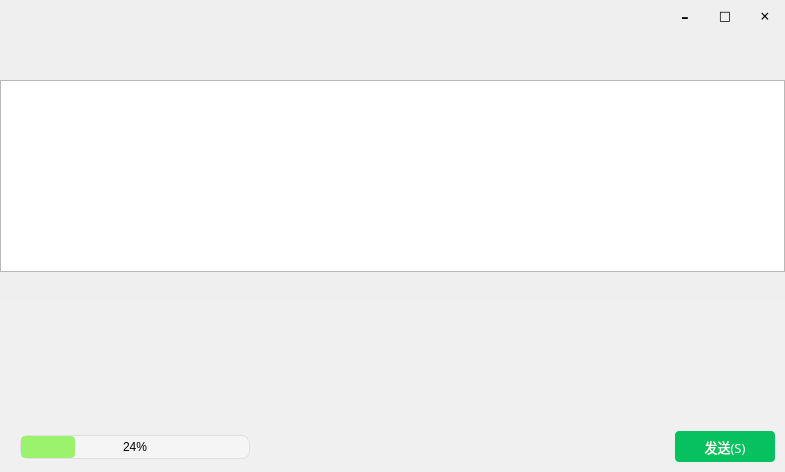
      <widget class="QWidget" name="stackedWidget3_chat">
       <layout class="QVBoxLayout" name="verticalLayout_5" stretch="0,0,0,0,0,0">
        <property name="spacing">
         <number>0</number>
        </property>
        <property name="leftMargin">
         <number>0</number>
        </property>
        <property name="topMargin">
         <number>0</number>
        </property>
        <property name="rightMargin">
         <number>0</number>
        </property>
        <property name="bottomMargin">
         <number>0</number>
        </property>
        <item>
         <widget class="QWidget" name="widget3_1" native="true">
          <property name="minimumSize">
           <size>
            <width>0</width>
            <height>30</height>
           </size>
          </property>
          <property name="maximumSize">
           <size>
            <width>16777215</width>
            <height>30</height>
           </size>
          </property>
          <layout class="QHBoxLayout" name="horizontalLayout">
           <property name="spacing">
            <number>0</number>
           </property>
           <property name="leftMargin">
            <number>0</number>
           </property>
           <property name="topMargin">
            <number>0</number>
           </property>
           <property name="rightMargin">
            <number>0</number>
           </property>
           <property name="bottomMargin">
            <number>0</number>
           </property>
           <item>
            <spacer name="horizontalSpacer">
             <property name="orientation">
              <enum>Qt::Orientation::Horizontal</enum>
             </property>
             <property name="sizeHint" stdset="0">
              <size>
               <width>385</width>
               <height>20</height>
              </size>
             </property>
            </spacer>
           </item>
           <item>
            <widget class="QWidget" name="widget3_1_1" native="true">
             <property name="sizePolicy">
              <sizepolicy hsizetype="Expanding" vsizetype="Expanding">
               <horstretch>0</horstretch>
               <verstretch>0</verstretch>
              </sizepolicy>
             </property>
             <property name="minimumSize">
              <size>
               <width>120</width>
               <height>30</height>
              </size>
             </property>
             <property name="maximumSize">
              <size>
               <width>120</width>
               <height>30</height>
              </size>
             </property>
             <layout class="QHBoxLayout" name="horizontalLayout_9">
              <property name="spacing">
               <number>0</number>
              </property>
              <property name="leftMargin">
               <number>0</number>
              </property>
              <property name="topMargin">
               <number>0</number>
              </property>
              <property name="rightMargin">
               <number>0</number>
              </property>
              <property name="bottomMargin">
               <number>0</number>
              </property>
              <item>
               <widget class="QPushButton" name="minimize_botton">
                <property name="enabled">
                 <bool>true</bool>
                </property>
                <property name="minimumSize">
                 <size>
                  <width>0</width>
                  <height>30</height>
                 </size>
                </property>
                <property name="maximumSize">
                 <size>
                  <width>16777215</width>
                  <height>30</height>
                 </size>
                </property>
                <property name="font">
                 <font>
                  <family>宋体</family>
                  <pointsize>18</pointsize>
                 </font>
                </property>
                <property name="styleSheet">
                 <string notr="true">#minimize_botton {
    /* 基础样式：无边框 + 四角圆角 + 透明背景 */
    border: none !important;                /* 彻底隐藏边框 */

    background: transparent !important;     /* 初始透明 */

    outline: none !important;               /* 去掉焦点框（QT默认点击后会有） */
}

/* 鼠标悬浮：比#F0F0F0稍深的灰色（#EBEBEB，过渡自然） */
#minimize_botton:hover {
    background-color: #DCDCDC !important;
}

/* 鼠标按下：更深一点的灰色（#DCDCDC，质感沉稳） */
#minimize_botton:pressed {
    background-color: #CCCCCC !important;
}</string>
                </property>
                <property name="text">
                 <string>-</string>
                </property>
               </widget>
              </item>
              <item>
               <widget class="QPushButton" name="maximize_botton">
                <property name="enabled">
                 <bool>true</bool>
                </property>
                <property name="minimumSize">
                 <size>
                  <width>0</width>
                  <height>30</height>
                 </size>
                </property>
                <property name="maximumSize">
                 <size>
                  <width>16777215</width>
                  <height>30</height>
                 </size>
                </property>
                <property name="font">
                 <font>
                  <family>黑体</family>
                  <pointsize>10</pointsize>
                  <bold>false</bold>
                 </font>
                </property>
                <property name="styleSheet">
                 <string notr="true">#maximize_botton {
    /* 基础样式：无边框 + 四角圆角 + 透明背景 */
    border: none !important;                /* 彻底隐藏边框 */

    background: transparent !important;     /* 初始透明 */

    outline: none !important;               /* 去掉焦点框（QT默认点击后会有） */
}

/* 鼠标悬浮：比#F0F0F0稍深的灰色（#EBEBEB，过渡自然） */
#maximize_botton:hover {
    background-color: #DCDCDC !important;
}

/* 鼠标按下：更深一点的灰色（#DCDCDC，质感沉稳） */
#maximize_botton:pressed {
    background-color: #CCCCCC !important;
}</string>
                </property>
                <property name="text">
                 <string>□</string>
                </property>
               </widget>
              </item>
              <item>
               <widget class="QPushButton" name="close_botton">
                <property name="enabled">
                 <bool>true</bool>
                </property>
                <property name="minimumSize">
                 <size>
                  <width>0</width>
                  <height>30</height>
                 </size>
                </property>
                <property name="maximumSize">
                 <size>
                  <width>16777215</width>
                  <height>30</height>
                 </size>
                </property>
                <property name="font">
                 <font>
                  <family>楷体</family>
                  <pointsize>12</pointsize>
                  <bold>false</bold>
                 </font>
                </property>
                <property name="styleSheet">
                 <string notr="true">#close_botton {
    /* 基础样式：无边框 + 四角圆角 + 透明背景 */
    border: none !important;                /* 彻底隐藏边框 */

    background: transparent !important;     /* 初始透明 */
    /* 右上角圆角8px（保持原始值，不×5） */
    border-top-right-radius: 8px !important;

    outline: none !important;               /* 去掉焦点框（QT默认点击后会有） */
}

/* 鼠标悬浮：比#F0F0F0稍深的灰色（#EBEBEB，过渡自然） */
#close_botton:hover {
    background-color: #E52222 !important;
    color: #FFFFFF !important; 
}

/* 鼠标按下：更深一点的灰色（#DCDCDC，质感沉稳） */
#close_botton:pressed {
    background-color: #D01E1E !important;
    color: #FFFFFF !important; 
}</string>
                </property>
                <property name="text">
                 <string>×</string>
                </property>
               </widget>
              </item>
             </layout>
            </widget>
           </item>
          </layout>
         </widget>
        </item>
        <item>
         <widget class="QWidget" name="widget3_2" native="true">
          <property name="minimumSize">
           <size>
            <width>0</width>
            <height>50</height>
           </size>
          </property>
          <property name="maximumSize">
           <size>
            <width>16777215</width>
            <height>50</height>
           </size>
          </property>
          <layout class="QHBoxLayout" name="horizontalLayout_6">
           <property name="spacing">
            <number>0</number>
           </property>
           <property name="leftMargin">
            <number>0</number>
           </property>
           <property name="topMargin">
            <number>0</number>
           </property>
           <property name="rightMargin">
            <number>0</number>
           </property>
           <property name="bottomMargin">
            <number>0</number>
           </property>
           <item>
            <widget class="QWidget" name="widget3_2_2" native="true">
             <property name="minimumSize">
              <size>
               <width>198</width>
               <height>0</height>
              </size>
             </property>
             <property name="maximumSize">
              <size>
               <width>200</width>
               <height>16777215</height>
              </size>
             </property>
             <layout class="QHBoxLayout" name="horizontalLayout_7">
              <property name="spacing">
               <number>0</number>
              </property>
              <property name="leftMargin">
               <number>20</number>
              </property>
              <property name="topMargin">
               <number>0</number>
              </property>
              <property name="rightMargin">
               <number>0</number>
              </property>
              <property name="bottomMargin">
               <number>10</number>
              </property>
              <item>
               <widget class="QLabel" name="person_name">
                <property name="font">
                 <font>
                  <pointsize>12</pointsize>
                 </font>
                </property>
                <property name="text">
                 <string/>
                </property>
               </widget>
              </item>
             </layout>
            </widget>
           </item>
           <item>
            <spacer name="horizontalSpacer3_2">
             <property name="orientation">
              <enum>Qt::Orientation::Horizontal</enum>
             </property>
             <property name="sizeHint" stdset="0">
              <size>
               <width>455</width>
               <height>20</height>
              </size>
             </property>
            </spacer>
           </item>
           <item>
            <widget class="QWidget" name="widget3_2_1" native="true">
             <property name="minimumSize">
              <size>
               <width>80</width>
               <height>50</height>
              </size>
             </property>
             <property name="maximumSize">
              <size>
               <width>80</width>
               <height>50</height>
              </size>
             </property>
            </widget>
           </item>
          </layout>
         </widget>
        </item>
        <item>
         <widget class="QWidget" name="widget3_3" native="true">
          <property name="font">
           <font>
            <family>方正粗黑宋简体</family>
            <pointsize>12</pointsize>
           </font>
          </property>
          <property name="styleSheet">
           <string notr="true">#widget3_3 {
    /* 浅灰色背景（保留原有） */
    background-color: #F0F0F0 !important;
    /* 仅显示上下边框，左右无边框（核心修改） */
    border-top: 0.5px solid #D6D6D6 !important;    /* 上边框：0.5px深灰实心 */
    border-bottom: 0.5px solid #D6D6D6 !important; /* 下边框：0.5px深灰实心 */
    border-left: none !important;                /* 左边框：隐藏 */
    border-right: none !important;               /* 右边框：隐藏 */
    /* 强制显示，排除隐藏/透明干扰（保留原有） */
    visibility: visible !important;
    opacity: 1 !important;
}</string>
          </property>
          <layout class="QHBoxLayout" name="horizontalLayout_8">
           <property name="spacing">
            <number>0</number>
           </property>
           <property name="leftMargin">
            <number>0</number>
           </property>
           <property name="topMargin">
            <number>0</number>
           </property>
           <property name="rightMargin">
            <number>0</number>
           </property>
           <property name="bottomMargin">
            <number>0</number>
           </property>
           <item>
            <widget class="QListView" name="chat_info_show">
             <property name="styleSheet">
              <string notr="true"/>
             </property>
            </widget>
           </item>
          </layout>
         </widget>
        </item>
        <item>
         <widget class="QWidget" name="widget3_4" native="true">
          <property name="minimumSize">
           <size>
            <width>0</width>
            <height>30</height>
           </size>
          </property>
          <property name="maximumSize">
           <size>
            <width>16777215</width>
            <height>30</height>
           </size>
          </property>
          <layout class="QHBoxLayout" name="horizontalLayout_4">
           <property name="spacing">
            <number>0</number>
           </property>
           <property name="leftMargin">
            <number>0</number>
           </property>
           <property name="topMargin">
            <number>0</number>
           </property>
           <property name="rightMargin">
            <number>0</number>
           </property>
           <property name="bottomMargin">
            <number>0</number>
           </property>
           <item>
            <spacer name="horizontalSpacer3_4">
             <property name="orientation">
              <enum>Qt::Orientation::Horizontal</enum>
             </property>
             <property name="sizeHint" stdset="0">
              <size>
               <width>385</width>
               <height>20</height>
              </size>
             </property>
            </spacer>
           </item>
           <item>
            <widget class="QWidget" name="widget3_1_2" native="true">
             <property name="sizePolicy">
              <sizepolicy hsizetype="Expanding" vsizetype="Expanding">
               <horstretch>0</horstretch>
               <verstretch>0</verstretch>
              </sizepolicy>
             </property>
             <property name="minimumSize">
              <size>
               <width>130</width>
               <height>30</height>
              </size>
             </property>
             <property name="maximumSize">
              <size>
               <width>150</width>
               <height>30</height>
              </size>
             </property>
             <widget class="QPushButton" name="filetran">
              <property name="enabled">
               <bool>true</bool>
              </property>
              <property name="geometry">
               <rect>
                <x>40</x>
                <y>0</y>
                <width>30</width>
                <height>30</height>
               </rect>
              </property>
              <property name="minimumSize">
               <size>
                <width>30</width>
                <height>30</height>
               </size>
              </property>
              <property name="maximumSize">
               <size>
                <width>30</width>
                <height>30</height>
               </size>
              </property>
              <property name="font">
               <font>
                <family>宋体</family>
                <pointsize>12</pointsize>
               </font>
              </property>
              <property name="styleSheet">
               <string notr="true">QPushButton#filetran {
    border-image: url(btnimage/文件上传.png) 0 0 0 0 stretch stretch;
    border: none;
    background-color: transparent;
    padding: 0px !important;
}</string>
              </property>
              <property name="text">
               <string/>
              </property>
             </widget>
             <widget class="QPushButton" name="getimage">
              <property name="enabled">
               <bool>true</bool>
              </property>
              <property name="geometry">
               <rect>
                <x>70</x>
                <y>0</y>
                <width>30</width>
                <height>30</height>
               </rect>
              </property>
              <property name="minimumSize">
               <size>
                <width>30</width>
                <height>30</height>
               </size>
              </property>
              <property name="maximumSize">
               <size>
                <width>30</width>
                <height>30</height>
               </size>
              </property>
              <property name="font">
               <font>
                <family>宋体</family>
                <pointsize>12</pointsize>
               </font>
              </property>
              <property name="styleSheet">
               <string notr="true">QPushButton#getimage {
    border-image: url(btnimage/截图.png) 0 0 0 0 stretch stretch;
    border: none;
    background-color: transparent;
    padding: 0px !important;
}</string>
              </property>
              <property name="text">
               <string/>
              </property>
             </widget>
             <widget class="QPushButton" name="chatrecord">
              <property name="enabled">
               <bool>true</bool>
              </property>
              <property name="geometry">
               <rect>
                <x>100</x>
                <y>0</y>
                <width>30</width>
                <height>30</height>
               </rect>
              </property>
              <property name="minimumSize">
               <size>
                <width>30</width>
                <height>30</height>
               </size>
              </property>
              <property name="maximumSize">
               <size>
                <width>30</width>
                <height>30</height>
               </size>
              </property>
              <property name="font">
               <font>
                <family>宋体</family>
                <pointsize>12</pointsize>
                <bold>false</bold>
               </font>
              </property>
              <property name="styleSheet">
               <string notr="true">QPushButton#chatrecord {
    border-image: url(btnimage/聊天记录.png) 0 0 0 0 stretch stretch;
    border: none;
    background-color: transparent;
    padding: 0px !important;
}</string>
              </property>
              <property name="text">
               <string/>
              </property>
             </widget>
            </widget>
           </item>
          </layout>
         </widget>
        </item>
        <item>
         <widget class="QWidget" name="widget3_5" native="true">
          <property name="minimumSize">
           <size>
            <width>0</width>
            <height>120</height>
           </size>
          </property>
          <property name="maximumSize">
           <size>
            <width>16777215</width>
            <height>120</height>
           </size>
          </property>
          <layout class="QHBoxLayout" name="horizontalLayout_3">
           <property name="spacing">
            <number>0</number>
           </property>
           <property name="leftMargin">
            <number>0</number>
           </property>
           <property name="topMargin">
            <number>0</number>
           </property>
           <property name="rightMargin">
            <number>0</number>
           </property>
           <property name="bottomMargin">
            <number>0</number>
           </property>
           <item>
            <widget class="ChatInputTextEdit" name="chat_input">
             <property name="styleSheet">
              <string notr="true">#chat_input {
    /* ① 彻底隐藏边框（包括默认的焦点边框） */
    border: none !important;
    outline: none !important;
    
    
    /* ③ 底色设为#F0F0F0灰色 */
    background-color: #F0F0F0 !important;
    
    /* 优化：内边距，避免文字贴圆角边缘（可选但推荐） */
    padding: 6px 12px !important;
}</string>
             </property>
             <property name="readOnly">
              <bool>false</bool>
             </property>
            </widget>
           </item>
          </layout>
         </widget>
        </item>
        <item>
         <widget class="QWidget" name="widget3_6" native="true">
          <property name="minimumSize">
           <size>
            <width>0</width>
            <height>50</height>
           </size>
          </property>
          <property name="maximumSize">
           <size>
            <width>16777215</width>
            <height>50</height>
           </size>
          </property>
          <property name="styleSheet">
           <string notr="true">#widget3_6 {
    /* ① 彻底隐藏边框（包括默认的焦点边框） */
    border: none !important;
    outline: none !important;
    
    
    /* ③ 底色设为#F0F0F0灰色 */
    background-color: #F0F0F0 !important;
    
    /* 优化：内边距，避免文字贴圆角边缘（可选但推荐） */
    padding: 6px 12px !important;
}</string>
          </property>
          <layout class="QHBoxLayout" name="horizontalLayout_5">
           <property name="spacing">
            <number>0</number>
           </property>
           <property name="leftMargin">
            <number>0</number>
           </property>
           <property name="topMargin">
            <number>0</number>
           </property>
           <property name="rightMargin">
            <number>0</number>
           </property>
           <property name="bottomMargin">
            <number>0</number>
           </property>
           <item>
            <widget class="QWidget" name="widgetfile" native="true">
             <property name="minimumSize">
              <size>
               <width>250</width>
               <height>0</height>
              </size>
             </property>
             <property name="maximumSize">
              <size>
               <width>250</width>
               <height>16777215</height>
              </size>
             </property>
             <layout class="QHBoxLayout" name="horizontalLayout_12">
              <property name="spacing">
               <number>0</number>
              </property>
              <property name="leftMargin">
               <number>20</number>
              </property>
              <property name="topMargin">
               <number>0</number>
              </property>
              <property name="rightMargin">
               <number>0</number>
              </property>
              <property name="bottomMargin">
               <number>0</number>
              </property>
              <item>
               <widget class="QProgressBar" name="fileprogress">
                <property name="styleSheet">
                 <string notr="true">/* 正确：#fileprogress 匹配objectName为fileprogress的控件（整体样式） */
#fileprogress {
    border: 1px solid #E0E0E0; /* 进度条边框（灰色，可自定义） */
    border-radius: 8px; /* 进度条圆角（可选，更美观） */
    background-color: #F5F5F5; /* 进度条未填充背景色（浅灰） */
    text-align: center; /* 进度文字居中（可选） */
}

/* 正确：#fileprogress::chunk 匹配该控件的已填充进度块（核心颜色） */
#fileprogress::chunk {
    background-color: rgb(154, 242, 109); /* 目标RGB颜色，完全支持 */
    border-radius: 4px; /* 进度块圆角（和整体进度条对应，可选） */
}</string>
                </property>
                <property name="value">
                 <number>24</number>
                </property>
                <property name="textVisible">
                 <bool>true</bool>
                </property>
               </widget>
              </item>
             </layout>
            </widget>
           </item>
           <item>
            <spacer name="horizontalSpacer3_6">
             <property name="orientation">
              <enum>Qt::Orientation::Horizontal</enum>
             </property>
             <property name="sizeHint" stdset="0">
              <size>
               <width>415</width>
               <height>20</height>
              </size>
             </property>
            </spacer>
           </item>
           <item>
            <widget class="QWidget" name="widget3_6_1" native="true">
             <property name="minimumSize">
              <size>
               <width>120</width>
               <height>0</height>
              </size>
             </property>
             <property name="maximumSize">
              <size>
               <width>120</width>
               <height>16777215</height>
              </size>
             </property>
             <widget class="QPushButton" name="send_botton">
              <property name="enabled">
               <bool>true</bool>
              </property>
              <property name="geometry">
               <rect>
                <x>10</x>
                <y>9</y>
                <width>100</width>
                <height>31</height>
               </rect>
              </property>
              <property name="font">
               <font>
                <family>微软雅黑</family>
                <pointsize>10</pointsize>
               </font>
              </property>
              <property name="styleSheet">
               <string notr="true">#send_botton {
    /* 基础样式：微信原生发送按钮深绿 + 保留原有配置 */
    border: none !important;                /* 彻底隐藏边框 */
    border-radius: 4px !important;          /* 四角圆角（匹配微信按钮圆角） */
    background-color: #07C160 !important;   /* 常态：微信经典发送按钮绿（核心色） */
    outline: none !important;               /* 去掉焦点框 */
    color: #FFFFFF !important;              /* 字体纯白色（和微信一致） */
}

/* 鼠标悬浮：比微信常态绿稍深，视觉反馈自然 */
#send_botton:hover {
    background-color: #06B058 !important;   /* 悬浮：深一级微信绿 */
}

/* 鼠标按下：更深的绿色，模拟按压下沉的质感 */
#send_botton:pressed {
    background-color: #059E4E !important;   /* 按下：最深级微信绿 */
}</string>
              </property>
              <property name="text">
               <string>发送(S)</string>
              </property>
             </widget>
            </widget>
           </item>
          </layout>
         </widget>
        </item>
       </layout>
      </widget>
